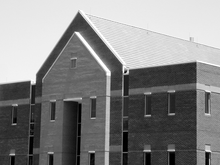
%> input picture Lab 8/Building.tif, 220 x 165 px, shrunk from 1114 x 834 before the run
$ octave Tipton_EGR532_Lab7PartD.m   (GNU Octave 9; MATLAB toolbox functions it lacks are replaced by stand-ins)
%> lines starting %> are read from the running program, lines starting %| are printed output that depends on the picture; in (x1, y1, x2, y2) boxes, pixels count from 0 and x2, y2 are one past the last pixel; in counts of white or black regions, pixels touching at a corner belong together; the program's own positions count from 1
%%%%%%%%%%%%%%%%%%%%%%%%%%%%%%%%%%%%%%%%%%%%%%%%%%%%%%%%%%%%%%%%%%%%%%%%
% Title: Edge Detection
% Filename: Tipton_EGR532_Lab7PartD.m
% Author: Natalie Tipton
% Date: 3/21/19
% Instructor: Dr. Rhodes
% Description: This script applies thresholding to gradient magnitude
%   images of smoothed and unsmoothed original images.
%%%%%%%%%%%%%%%%%%%%%%%%%%%%%%%%%%%%%%%%%%%%%%%%%%%%%%%%%%%%%%%%%%%%%%%%

%%%%%%%% Part D %%%%%%%%%%

%read in building image and find size
building = imread('Building.tif');
%> building is the input picture: size 165x220 uint8; min 0, max 255, mean 133.3
[row, col] = size(building);
%> row = 165; col = 220

%convert building to type double
b = im2double(building);

%create both masks
w1 = [-1 -2 -1; 0 0 0; 1 2 1];
w2 = [-1 0 1; -2 0 2; -1 0 1];

%find derivative of image with first mask
for x = 1+1:row-1
    for y = 1+1:col-1
        gx(x,y) = w1(1,1)*b(x-1,y-1)+w1(1,2)*b(x-1,y)+w1(1,3)*b(x-1,y+1)...
                      +w1(2,1)*b(x,y-1)+w1(2,2)*b(x,y)+w1(2,3)*b(x,y+1)...
                      +w1(3,1)*b(x+1,y-1)+w1(3,2)*b(x+1,y)+w1(3,3)*b(x+1,y+1);
    end
end

%find derivative of image with second mask
for x = 1+1:row-1
    for y = 1+1:col-1
        gy(x,y) = w2(1,1)*b(x-1,y-1)+w2(1,2)*b(x-1,y)+w2(1,3)*b(x-1,y+1)...
                      +w2(2,1)*b(x,y-1)+w2(2,2)*b(x,y)+w2(2,3)*b(x,y+1)...
                      +w2(3,1)*b(x+1,y-1)+w2(3,2)*b(x+1,y)+w2(3,3)*b(x+1,y+1);
    end
end
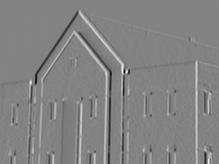
%> gy: size 164x219 double; min -3.22, max 3.05, mean 0.00415; drawn with min black and max white

%find gradient magnitude of image
M = abs(gx) + abs(gy);
M = im2uint8(M);
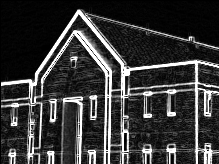
%> M: size 164x219 uint8; min 0, max 255, mean 56.7
[row_M, col_M] = size(M);
%> row_M = 164; col_M = 219
%find max intensity and create threshold from that
max_intensity = max(M(:));
%> max_intensity = 255
threshold = max_intensity * 0.33;
%> threshold = 84

%apply thresholdhing
for i = 1:row_M
    for j = 1:col_M
        if M(i,j) > threshold
            M_thresh(i,j) = 255;
        else
            M_thresh(i,j) = 0;
        end
    end
end
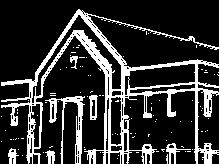
%> M_thresh: size 164x219 double; 19.6% white; 99 white regions (92 under 20 px), largest, box (x1, y1, x2, y2) and area: (1, 9, 219, 164) 5676, (45, 96, 85, 164) 682, (166, 143, 191, 164) 137

%complete summation equation to blur original in 5x5 neighborhoods
for x = 1+2:row-2
    for y = 1+2:col-2
        total=0;
        for s = -2:2
            for t = -2:2
                total = total+(b(x+s,y+t));
            end
            smooth(x+2,y+2) = total/255;
        end
    end
end
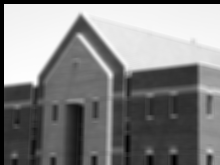
%> smooth: size 165x220 double; min 0, max 0.0935, mean 0.0488; drawn with min black and max white

%find derivative of smoothed image with first mask
for x = 1+1:row-1
    for y = 1+1:col-1
        gx(x,y) = w1(1,1)*smooth(x-1,y-1)+w1(1,2)*smooth(x-1,y)+w1(1,3)*smooth(x-1,y+1)...
                      +w1(2,1)*smooth(x,y-1)+w1(2,2)*smooth(x,y)+w1(2,3)*smooth(x,y+1)...
                      +w1(3,1)*smooth(x+1,y-1)+w1(3,2)*smooth(x+1,y)+w1(3,3)*smooth(x+1,y+1);
    end
end

%find derivative of smoothed image with second mask
for x = 1+1:row-1
    for y = 1+1:col-1
        gy(x,y) = w2(1,1)*smooth(x-1,y-1)+w2(1,2)*smooth(x-1,y)+w2(1,3)*smooth(x-1,y+1)...
                      +w2(2,1)*smooth(x,y-1)+w2(2,2)*smooth(x,y)+w2(2,3)*smooth(x,y+1)...
                      +w2(3,1)*smooth(x+1,y-1)+w2(3,2)*smooth(x+1,y)+w2(3,3)*smooth(x+1,y+1);
    end
end
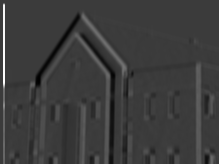
%> gy: size 164x219 double; min -0.113, max 0.37, mean 0.00244; drawn with min black and max white

%find gradient magnitude of smoothed image
M_smooth = abs(gx) + abs(gy);
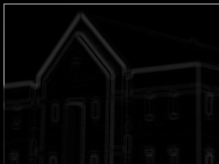
%> M_smooth: size 164x219 double; min 0, max 0.529, mean 0.0236
M_smooth = im2uint8(M_smooth);
%> M_smooth: size 164x219 uint8
[row_Msmooth, col_Msmooth] = size(M_smooth);
%> row_Msmooth = 164; col_Msmooth = 219

%find max intensity of smoothed image and create threshold
max_intensity_smooth = max(M_smooth(:));
%> max_intensity_smooth = 135
threshold_smooth = max_intensity_smooth * 0.33;
%> threshold_smooth = 45

%apply thresholding
for i = 1:row_Msmooth
    for j = 1:col_Msmooth
        if M_smooth(i,j) > threshold_smooth
            M_thresh_smooth(i,j) = 255;
        else
            M_thresh_smooth(i,j) = M(i,j);
        end

        if M_thresh_smooth(i,j) ~= 255
            M_thresh_smooth(i,j) = 0;
        end
    end
end
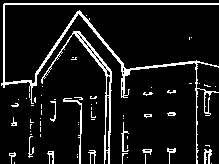
%> M_thresh_smooth: size 164x219 uint8; 9.4% white in thin lines or dots

%plot original and smoothed and thresholded magnitude images for both
figure(1)
colormap gray;
subplot(2,2,1)
imagesc(building);
title('Original Building');
xlabel('X (spatial units)');
ylabel('Y (spatial units)');
colorbar;
subplot(2,2,2);
imagesc(M_thresh);
title({'Thresholded Gradient Magnitude','of Un-Smoothed Building'});
xlabel('X (spatial units)');
ylabel('Y (spatial units)');
colorbar;
subplot(2,2,3)
imagesc(smooth);
title('Smoothed Building');
xlabel('X (spatial units)');
ylabel('Y (spatial units)');
colorbar;
subplot(2,2,4);
imagesc(M_thresh_smooth);
title({'Thresholded Gradient Magnitude','of Smoothed Building'});
xlabel('X (spatial units)');
ylabel('Y (spatial units)');
colorbar;

$ run again, with Lab 8/blood1.tif copied over Lab 8/Building.tif
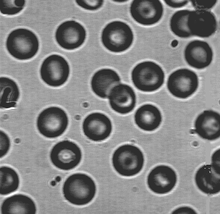
%> input picture Lab 8/blood1.tif, 220 x 214 px, shrunk from 272 x 265 before the run
%> building is the input picture: size 214x220 uint8; min 32, max 255, mean 129.8
%> max_intensity = 255
%> threshold = 84
%> after the loop `for i = 1:row_M`:
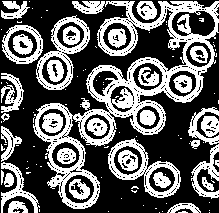
%> M_thresh: size 213x219 double; 39.1% white; 108 white regions (73 under 20 px), largest, box (x1, y1, x2, y2) and area: (33, 1, 219, 209) 8060, (108, 138, 181, 198) 1145, (36, 15, 90, 90) 1108
%> max_intensity_smooth = 78
%> threshold_smooth = 26
%> after the loop `for i = 1:row_Msmooth`:
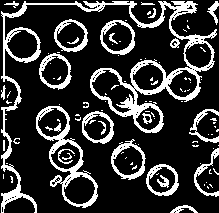
%> M_thresh_smooth: size 213x219 uint8; 21% white; 101 white regions (73 under 20 px), largest, box (x1, y1, x2, y2) and area: (1, 1, 217, 213) 4670, (36, 106, 98, 208) 1206, (111, 139, 146, 180) 412
